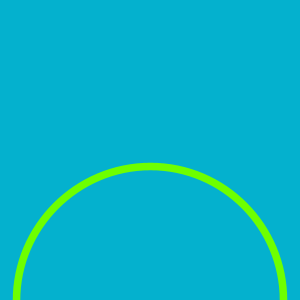
Frame 1 (no input)
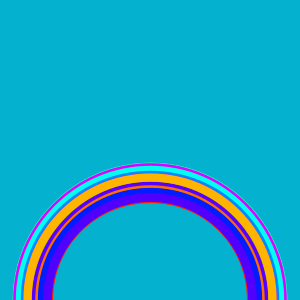
Frame 60 (the mouse pressed at the canvas centre just before this capture)
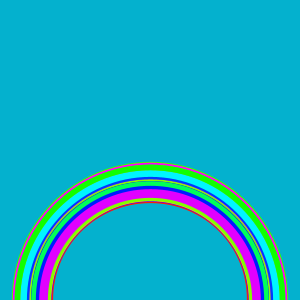
Frame 120 (the mouse held since frame 60 and released just before this capture)

The Processing sketch that drew these frames (run headless with seeded random() and noise(); from frame 60 on, the mouse is pressed at the canvas centre):

// Processing sketch: crazyAnimatedRainbow
// ── crazyAnimatedRainbow.pde
void setup() {
  size(300, 300);
  background(#04B1CE);
  noFill();
  colorMode(HSB);
}

void draw() {
  strokeWeight(random(3, 10));
  stroke(random(256), 255, 255);
  float rainbow_size = random(200, 270);
  ellipse(150, 300, rainbow_size, rainbow_size);
}
